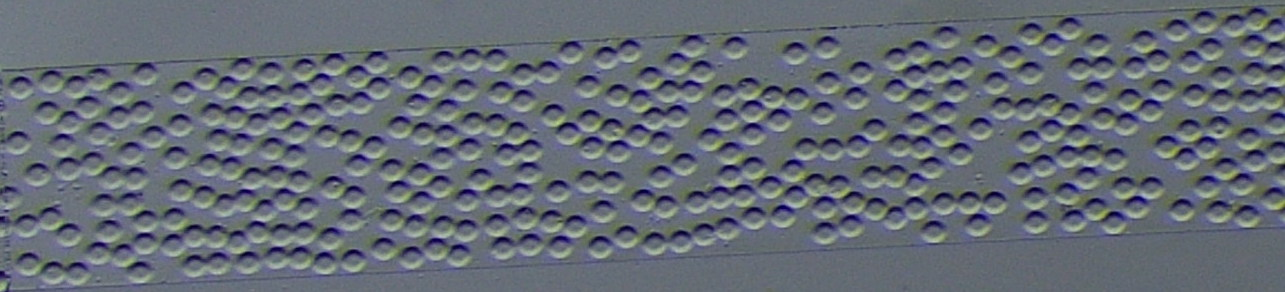
%> input picture Images/750ulhr.jpg, 1285 x 292 px
$ octave DropGenAnalysis6-19.m   (GNU Octave 9; MATLAB toolbox functions it lacks are replaced by stand-ins)
%> lines starting %> are read from the running program, lines starting %| are printed output that depends on the picture; in (x1, y1, x2, y2) boxes, pixels count from 0 and x2, y2 are one past the last pixel; in counts of white or black regions, pixels touching at a corner belong together; the program's own positions count from 1
close all


%This script was written for the use of droplet & circle identification
%feel free to use it as needed, if you do have questions though, MATLAB
%help might be the best option to start with, search "imfindcircles" as a
%starting point, or let me know if there are issues and we can def improve
%upon it
%SCLP

%%
SRadius = 8;   % The minimum droplet/microsphere radius (in pixels) the script will seek out (and recognize)
LRadius = 14;   % The maximum droplet/microsphere radius (in pixels) the script will seek out (and recognize)
%Generally you want to know relative pixel size, if your radius range is
%too big accuracy for the script goes down. However, if you do not know the
%approximate pixel size, try a run from 10 to 1000 and identify approximate
%size and then update accordingly
%

% TODO
% Figure out how to get rid of manual radii

% 0.91
SensitivityFactor = 0.94;   % The sensitivity of the circle-hunting command.  Lower values will
                            % lead the script to be more selective, while higher values will
                            % lead to it being less selective.


%% TODO %%
% Change the senstivity factors and then make the average size of the
% particles
%% TODO %%
tic
%%%%% START KODY's CHANGES %%%%%%
startingFolder = 'C:\Program Files\MATLAB'; % Might have issues for windows
if ~exist(startingFolder, 'dir')
  % If that folder doesn't exist, just start in the current folder.
  startingFolder = pwd;
end

% Choose the files you want to
[file,path] = uigetfile('*.*', 'Select One or More Files', ...
    'MultiSelect', 'on');
%> the answer given: Images/750ulhr.jpg
if isequal(file,0)
   disp('User selected Cancel');
   return;
% else
%    disp(['User selected ', fullfile(path,file)]);
end


% TODO: Preallocate a vertical array
% Create a vertical array of all zeros
% Keep track how far you've indexed with a counter
% Append the new data
% Remove any extra zeros by taking size - counter and resize
% Analyze
% radiiBright = zeros(10000000, 1)

imgs = fullfile(path,file);

% Checking if it is one or more images
if ischar(imgs(1))
    imgs = {imgs};
    file = {file};
end

% Create an output file and then clear it if it already exists
folderPath = fullfile(pwd, 'Output-Data');
if exist(folderPath, 'dir')
    rmdir(folderPath, 's');
end
mkdir(folderPath);


% radiiBright = zeros(1000000,1);
% Preallocate and then with the counter from the temp, at the end resize
% the radiibright -= the total number of circles found
maxCircles = 10000000;
radiiBright = zeros(maxCircles, 1); % Preallocation
circleCount = 0;
figCounter = 1;

% Reads all of the files in the new directory
for k = 1:length(imgs)
    % fprintf(1, 'Now reading %s\n', fullFileName);
    RawImage = imread(string(imgs(k)));
%> RawImage is the input picture: size 292x1285x3 uint8; mean R, G, B 101.2, 107.8, 117.5
    % imshow(imageArray);  % Display image.
    % drawnow; % Force display to update immediately.

    B = RawImage; % This is all your information for analysis
    % LofI = length(B); % Determining the length of the matrix, to know dimensions (normally all images are squares so one dimension is fine)
    %%
    red = B(:,:,1); % Red channel data
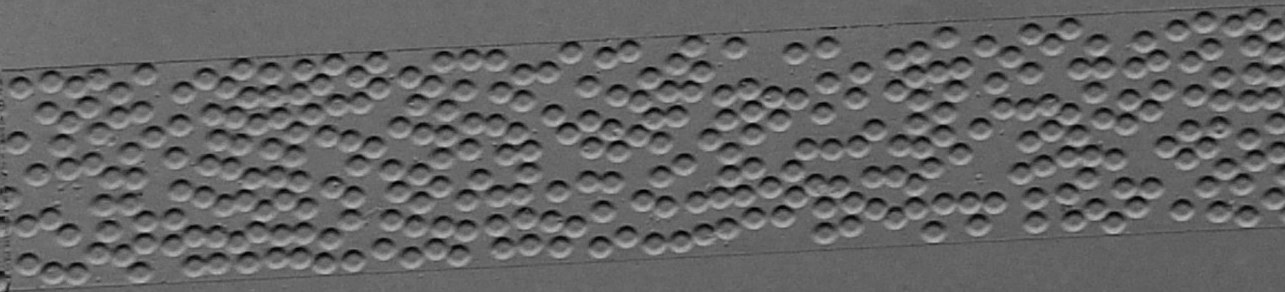
%> red: size 292x1285 uint8; min 0, max 196, mean 101.2
    % green = B(:,:,2); % Green channel data
    % blue = B(:,:,3); % Blue channel data
    a = zeros(size(B, 1), size(B, 2)); % Makes an all zero matrix to blot out channels that are not of interest, i.e they become 0

    %%
    %Producing matrices that are only composed of a single channel's worth of data

    just_red = cat(3, red, a, a);     % Creates a new set of data only composed of red channel data
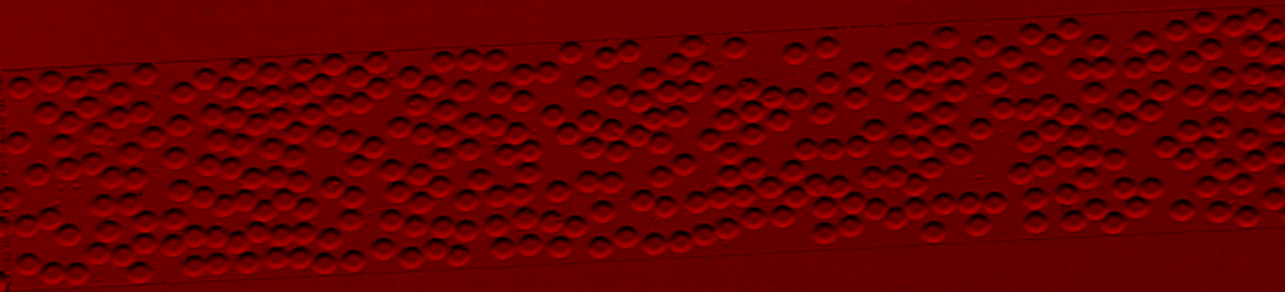
%> just_red: size 292x1285x3 uint8; mean R, G, B 101.2, 0, 0
    % just_green = cat(3, a, green, a); % Creates a new set of data only composed of green channel data
    % just_blue = cat(3, a, a, blue);  % Creates a new set of data only composed of blue channel data
    % back_to_original_img = cat(3, red, green, blue); % Back to your original image such that you can evaluate

    %Preparing image analysis and output

    L = bwlabel(red); %labels connected components in a 2D array/
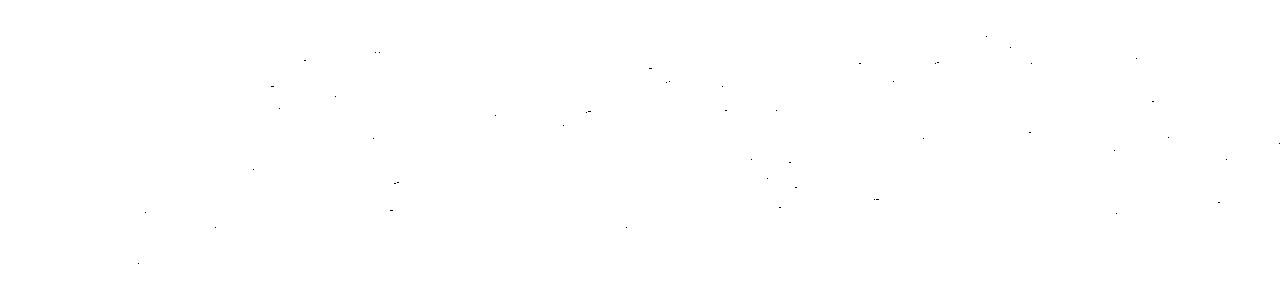
%> L: size 292x1285 double; values 0 (black) and 1 (white), 100% white; black in thin lines or dots, all inside (x1, y1, x2, y2) = (138, 36, 1280, 264)
    s = regionprops(L, 'PixelIdxList', 'PixelList', 'Area', 'Centroid', 'FilledArea'); %measures properties of image (i.e. property definitions) should not need to change
%> s = 1 region; Area, Centroid and FilledArea: 375149 [643 146.5] 375220

    [centersBright, tempRadiiBright] = imfindcircles(just_red,[SRadius LRadius],'ObjectPolarity','bright','Sensitivity',SensitivityFactor);%Algorithm that identifies the circles
%> centersBright = 320 rows, first 12: [754.6 220.3; 783.1 217.6; 981.1 130.8; 897 92.32; 568.7 135.9; 1167.1 149.4; 420.1 176.4; 354 263.5; 875.4 131.7; 780.2 122.4; 858.2 148.4; 915.6 78.62]; tempRadiiBright = 320 values, max 10.99 at index 315, min 8.33 at index 241, mean 9.01


    % radiiBright = [radiiBright; tempRadiiBright]; % before changes

    % New circle count
    circleCountNew = circleCount + size(tempRadiiBright, 1);
%> circleCountNew = 320

    % Check if the number of circles exceeds the preallocated size
    if circleCountNew > maxCircles
        % Calculate the additional space needed
        extraSpace = circleCountNew - maxCircles;

        % Extend the preallocated matrix with zeros to accommodate the extra space
        radiiBright = [radiiBright; zeros(extraSpace, 1)];

        % Update the maximum number of circles
        maxCircles = maxCircles + extraSpace;
    end

    % Add the new circle radii to the preallocated matrix
    radiiBright(circleCount+1:circleCountNew) = tempRadiiBright;
    circleCount = circleCountNew;
%> circleCount = 320


    figure()
    %% Individual photos
    subplot(2,1,2), imshow(RawImage)
    viscircles(centersBright, tempRadiiBright,'EdgeColor','r') %places circles around your objects, should help visualize the specific beads or droplets identified

    %% Individual Photo Data
    DiaBrightAdj = tempRadiiBright*(1100/410)*2;
%> DiaBrightAdj = 320 values, max 58.97 at index 315, min 44.69 at index 241, mean 48.36
    subplot(2,1,1), histogram(DiaBrightAdj)
    title('Droplet size distribution','FontSize', 14)
    xlabel('Diameter (um)', 'FontSize', 14)
    ylabel('Number of beads', 'FontSize', 14)
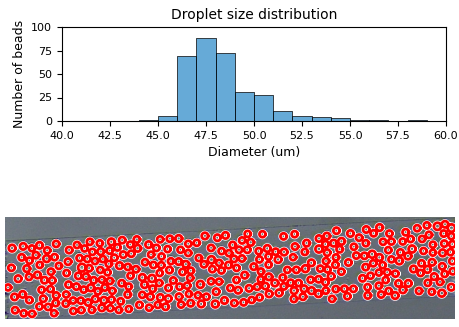
%> figure redrawn from the program's plot data, 2 panels
    countDia = size(DiaBrightAdj,1);
%> countDia = 320
    DiaMean = mean(DiaBrightAdj);
%> DiaMean = 48.36
    DiaSTD = std(DiaBrightAdj);
%> DiaSTD = 1.89

    A = [countDia; DiaMean; DiaSTD];
%> A = [320; 48.36; 1.89]
    DataInfo = {'Samples Counted: %.3f';...
               'Mean Diameter: %.3f';...
               'St.Dev: %.3f'};
%> (the run ends here)

$ run again, on Images/QS_3069.jpg
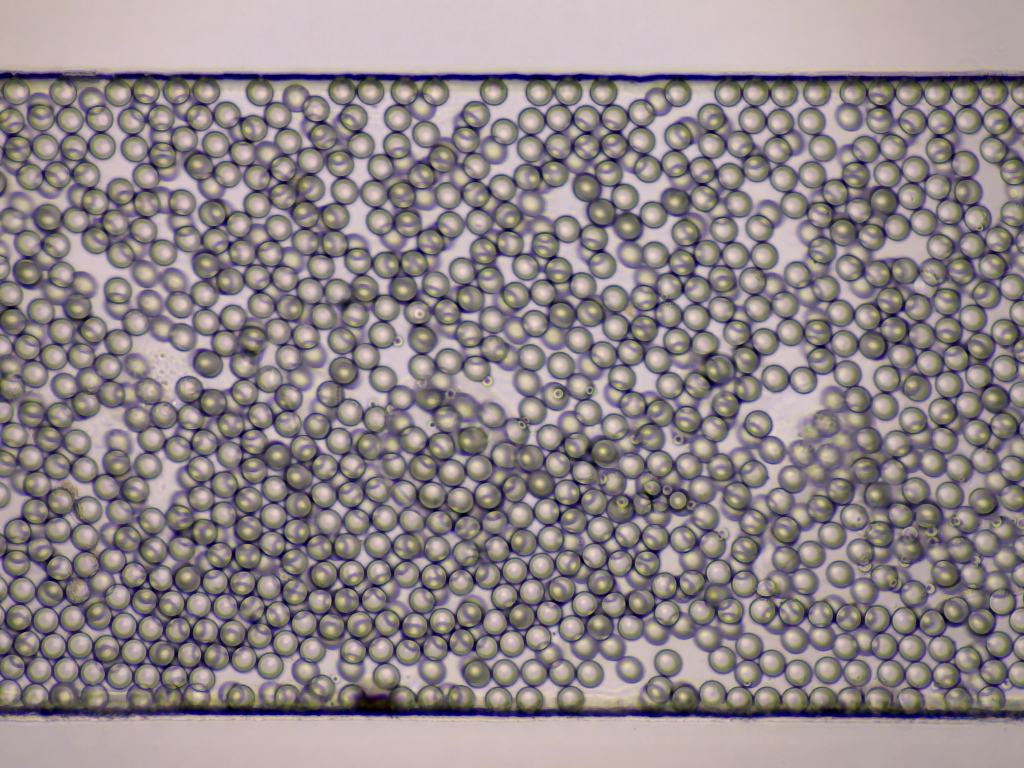
%> input picture Images/QS_3069.jpg, 2048 x 1536 px (shown at 1/2 size)
%> RawImage is the input picture: size 1536x2048x3 uint8; mean R, G, B 144.7, 135, 137.1
%> `L = bwlabel(red);`:
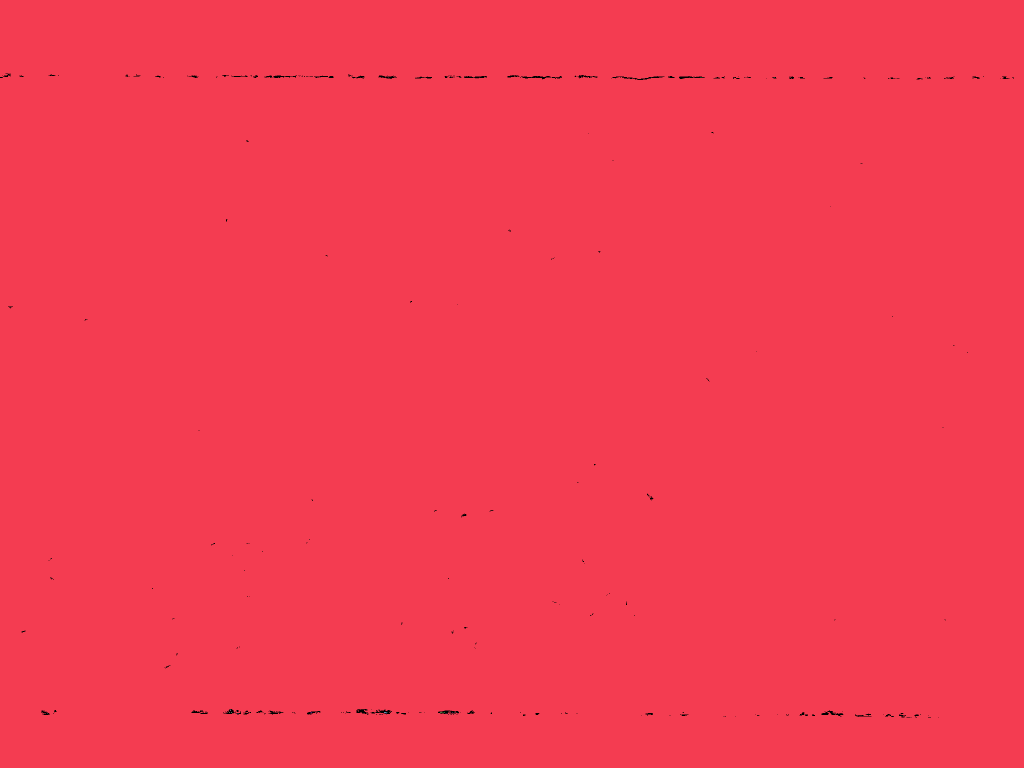
%> L: size 1536x2048 double (shown at 1/2 size); 19 distinct labels, from 0 to 18; one colour per label, 0 black
%> s = 18 regions; largest, Area, Centroid and FilledArea: 3140977 [1024.6 768.5] 3145717, 9 [771.4 1425.8] 9, 5 [883 1425] 5, 3 [461 1421] 3, 3 [623 1426] 3
%> centersBright = 2042 rows, first 12: [1307.3 977.2; 1116.5 788.5; 1822.7 611; 1245.9 1004.4; 1335 980; 605.3 420.3; 1859.6 1178.3; 839 627.4; 1036.3 1027.7; 1401.5 542.8; 1084 553.9; 1114.5 1181.9]; tempRadiiBright = 2042 values, max 14 at index 1208, min 8 at index 1025, mean 10.63
%> circleCountNew = 2042
%> DiaBrightAdj = 2042 values, max 75.12 at index 1208, min 42.93 at index 1025, mean 57.05
%> `ylabel('Number of beads', 'FontSize', 14)`:
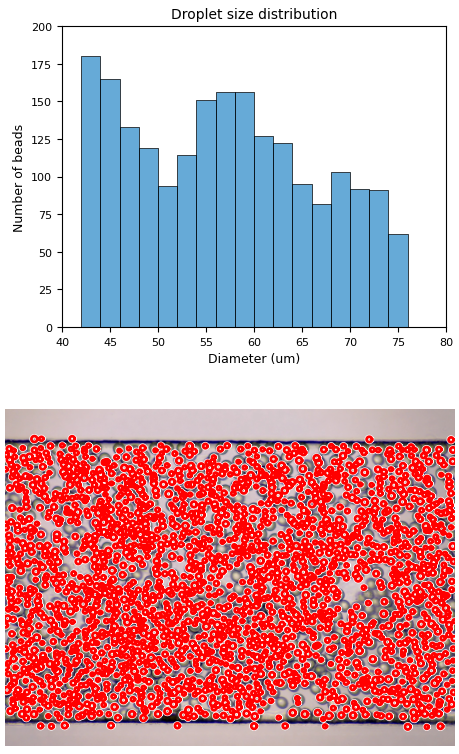
%> figure redrawn from the program's plot data, 2 panels
%> countDia = 2042
%> DiaMean = 57.05
%> DiaSTD = 9.46
%> A = [2042; 57.05; 9.46]

$ run again, on Images/QS_3082.jpg
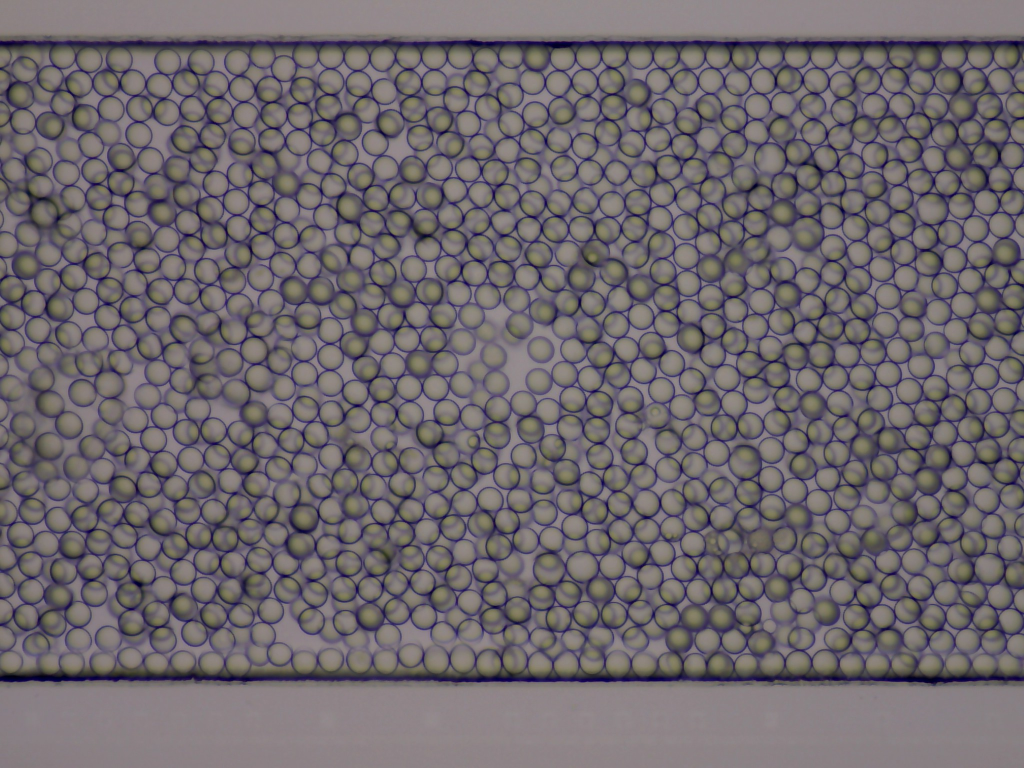
%> input picture Images/QS_3082.jpg, 2048 x 1536 px (shown at 1/2 size)
%> RawImage is the input picture: size 1536x2048x3 uint8; mean R, G, B 111, 104.2, 108.8
%> `L = bwlabel(red);`:
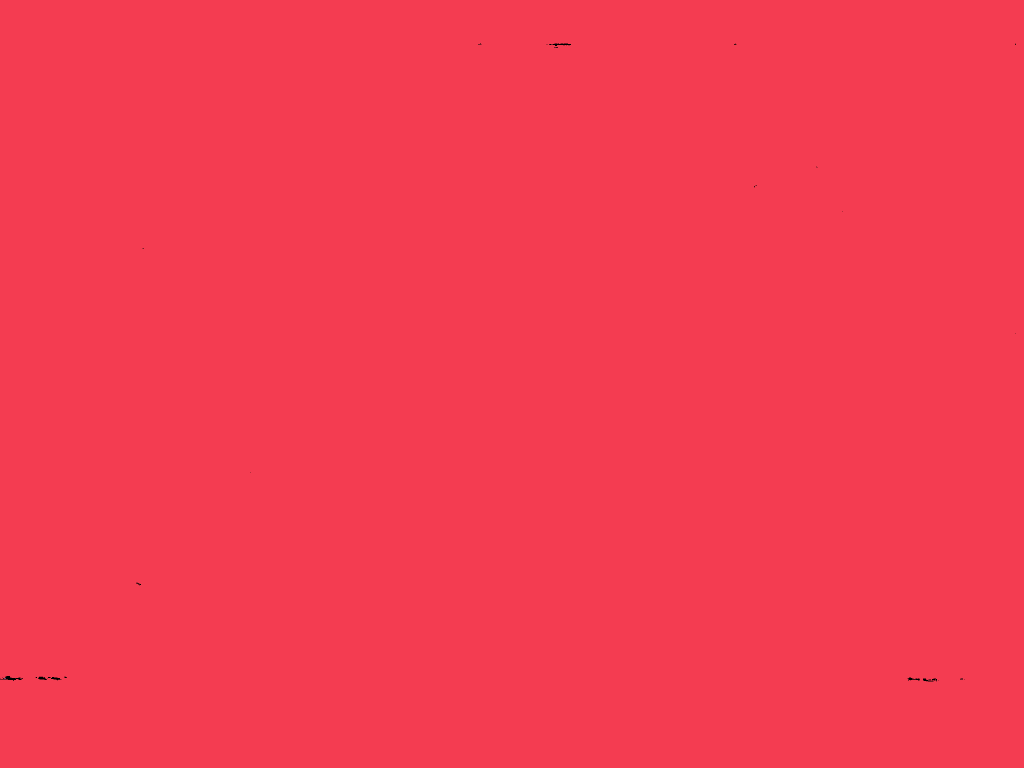
%> L: size 1536x2048 double (shown at 1/2 size); 3 distinct labels, from 0 to 2; one colour per label, 0 black
%> s = 2 regions; Area, Centroid and FilledArea: 3145001 [1024.6 768.4] 3145556, 4 [10.5 1358] 4
%> centersBright = 1851 rows, first 12: [1539.5 1253; 1186.5 514; 1492 1256.6; 946 882.9; 563.8 1067.1; 1060.9 472; 1000.5 1199; 1656.3 421.4; 716.6 505.2; 520 376.1; 732.3 1169.8; 260.5 683.1]; tempRadiiBright = 1851 values, max 14 at index 1208, min 8 at index 1059, mean 11.05
%> circleCountNew = 1851
%> DiaBrightAdj = 1851 values, max 75.12 at index 1208, min 42.93 at index 1059, mean 59.3
%> `ylabel('Number of beads', 'FontSize', 14)`:
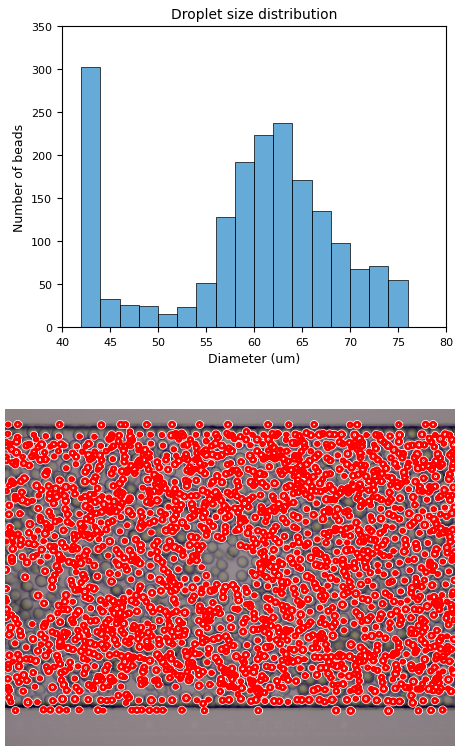
%> figure redrawn from the program's plot data, 2 panels
%> countDia = 1851
%> DiaMean = 59.3
%> DiaSTD = 9.3
%> A = [1851; 59.3; 9.3]
